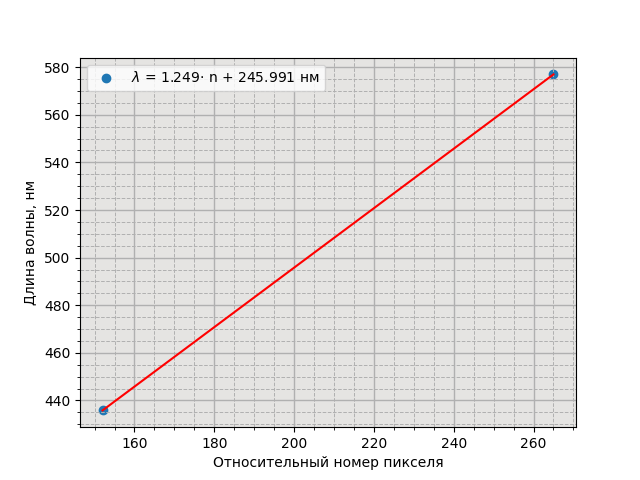

Source code (Python):
import matplotlib.pyplot as plt
import numpy as np


# получение коэффициентов калибровки
x = [152, 265]
y = [435.83, 576.96]
coefs = np.polyfit(x,y,1)
p = np.poly1d(coefs)
print(coefs)



# построение графика
fig, ax = plt.subplots()
ax.scatter(x,y, label = '$\lambda$ = ' + str(round(coefs[0],3)) + '$\cdot$ n' + ' + ' + str(round(coefs[1],3)) + ' нм')
ax.plot(x,p(x), c='red')
ax.legend()
ax.set_xlabel('Относительный номер пикселя')
ax.set_ylabel('Длина волны, нм')
ax.set_facecolor(color='#E5E4E2')
ax.grid(which='major', linewidth=1)
ax.grid(which='minor', linewidth=0.7, linestyle='--')
ax.minorticks_on()
plt.savefig('калибровка.png')
plt.show()